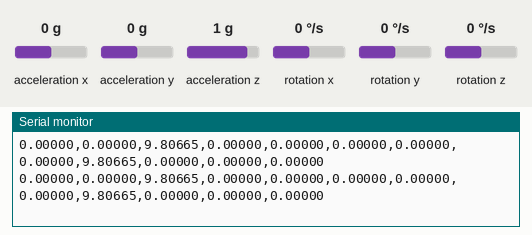
The sketch below on a simulated ESP32. On the bench: the last lines printed to the serial monitor. Wiring (inferred from the names in the program): MPU-6050 motion sensor at I2C address 0x68; MPU-6050 motion sensor at I2C address 0x69. Inputs (shaded band) come from the test bench; at power-on: acceleration x 0 g, acceleration y 0 g, acceleration z 1 g, rotation x 0 °/s, rotation y 0 °/s, rotation z 0 °/s.

Above: at 12.0 s.
12.1 s: acceleration x set to -0.8 g
At 12.6 s:
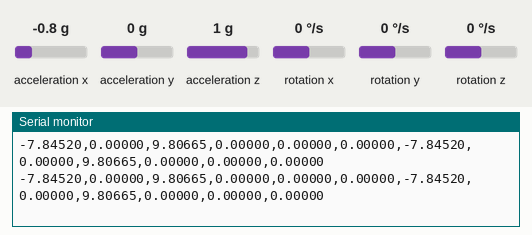
15.1 s: acceleration x set to 0 g
At 16.1 s:
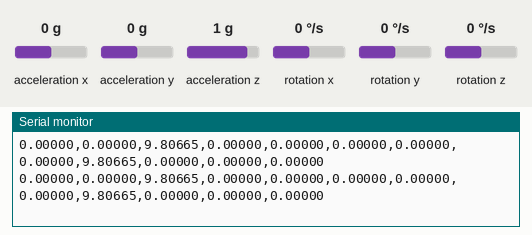
18.1 s: acceleration y set to -1.4 g
At 19.0 s:
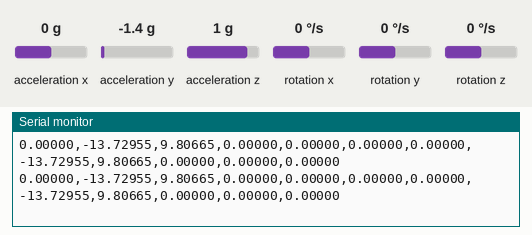
19.6 s: acceleration z set to -1.4 g
At 20.4 s:
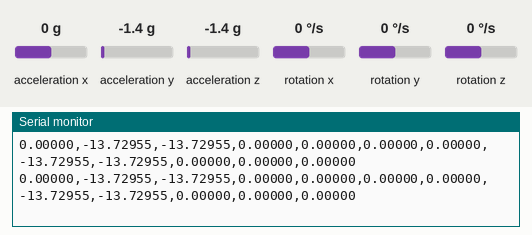
21.1 s: rotation x set to -192 °/s
At 22.2 s:
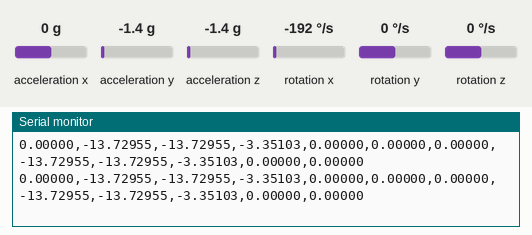

The sketch:

main.ino
```cpp
/**
 * @brief ESP32 main loop for dual-IMU orientation tracking.
 *
 * Reads two MPU6050 IMUs, sends both measurements via BLE or Serial.
 */

#include <Arduino.h>
#include "MPU6050.h"
// #include "BLEManager.h"

MPU6050 imuUpper(0x68);
MPU6050 imuForearm(0x69);

void setup() {
    Serial.begin(115200);
    delay(500);

    bool okUpper   = imuUpper.begin(A4, A5);
    bool okForearm = imuForearm.begin(A4, A5);

    Serial.printf("Upper IMU:   %s\n", okUpper   ? "OK" : "FAIL");
    Serial.printf("Forearm IMU: %s\n", okForearm ? "OK" : "FAIL");

    delay(1000);
    Serial.println("Place IMUs flat and keep them still... calibrating in 2s");
    delay(2000);

    Serial.println("Calibrating upper IMU...");
    imuUpper.calibrate(1000);

    Serial.println("Calibrating forearm IMU...");
    imuForearm.calibrate(1000);

    Serial.println("Calibration done.");

    // bool okBLE = initBLE("NanoESP32");
    // Serial.printf("BLE Connection: %s\n", okBLE ? "OK" : "FAIL");
}

void loop() {

    float ax1, ay1, az1, gx1, gy1, gz1;
    float ax2, ay2, az2, gx2, gy2, gz2;

    imuUpper.readAccelms2(ax1, ay1, az1);
    imuUpper.readGyroRads(gx1, gy1, gz1);

    imuForearm.readAccelms2(ax2, ay2, az2);
    imuForearm.readGyroRads(gx2, gy2, gz2);

    // Serial.print("ax1:"); Serial.print(ax1);
    // Serial.print(" ay1:"); Serial.print(ay1);
    // Serial.print(" az1:"); Serial.print(az1);

    // Serial.print(" gx1:"); Serial.print(gx1);
    // Serial.print(" gy1:"); Serial.print(gy1);
    // Serial.print(" gz1:"); Serial.print(gz1);

    // Serial.print(" ax2:"); Serial.print(ax2);
    // Serial.print(" ay2:"); Serial.print(ay2);
    // Serial.print(" az2:"); Serial.print(az2);

    // Serial.print(" gx2:"); Serial.print(gx2);
    // Serial.print(" gy2:"); Serial.print(gy2);
    // Serial.print(" gz2:"); Serial.println(gz2);

    // updateBLEIMU(
    //     ax1, ay1, az1, gx1, gy1, gz1,
    //     ax2, ay2, az2, gx2, gy2, gz2
    // );

    Serial.printf("%.5f,%.5f,%.5f,%.5f,%.5f,%.5f,%.5f,%.5f,%.5f,%.5f,%.5f,%.5f\n",
                ax1, ay1, az1, gx1, gy1, gz1,
                ax2, ay2, az2, gx2, gy2, gz2);

    delay(20);
}
```

BLEManager.cpp
```cpp
#include "BLEManager.h"
#include <BLEDevice.h>
#include <BLEServer.h>
#include <BLEUtils.h>
#include <BLE2902.h>

namespace {
    BLECharacteristic* pCharacteristic = nullptr;
    bool deviceConnected = false;

    class ServerCallbacks : public BLEServerCallbacks {
      void onConnect(BLEServer* pServer) override {
        deviceConnected = true;
      }
      void onDisconnect(BLEServer* pServer) override {
        deviceConnected = false;
        pServer->startAdvertising();
      }
    };
}

bool initBLE(const char* deviceName) {
    BLEDevice::init(deviceName);

    BLEServer* pServer = BLEDevice::createServer();
    pServer->setCallbacks(new ServerCallbacks());

    BLEService* pService = pServer->createService("180A");

    pCharacteristic = pService->createCharacteristic(
        "2A57",
        BLECharacteristic::PROPERTY_READ |
        BLECharacteristic::PROPERTY_NOTIFY
    );

    pCharacteristic->addDescriptor(new BLE2902());
    pCharacteristic->setValue("Hello!");

    pService->start();

    BLEAdvertising* pAdvertising = BLEDevice::getAdvertising();
    pAdvertising->addServiceUUID("180A");
    BLEDevice::startAdvertising();
    return true;
}

void updateBLEIMU(float ax1, float ay1, float az1,
                  float gx1, float gy1, float gz1,
                  float ax2, float ay2, float az2,
                  float gx2, float gy2, float gz2) {
    if (!deviceConnected || pCharacteristic == nullptr) return;

    String msg =
        String(ax1, 6) + "," +
        String(ay1, 6) + "," +
        String(az1, 6) + "," +
        String(gx1, 6) + "," +
        String(gy1, 6) + "," +
        String(gz1, 6) + "," +
        String(ax2, 6) + "," +
        String(ay2, 6) + "," +
        String(az2, 6) + "," +
        String(gx2, 6) + "," +
        String(gy2, 6) + "," +
        String(gz2, 6);

    pCharacteristic->setValue(msg.c_str());
    pCharacteristic->notify();
}
```

BLEManager.h
```cpp
#ifndef BLE_MANAGER_H
#define BLE_MANAGER_H

#include <Arduino.h>

/**
 * @brief Initialize BLE with the given device name.
 * @return true if initialization was successful, false otherwise.
 */
bool initBLE(const char* deviceName = "NanoESP32");

/**
 * @brief Send two IMU measurements over BLE.
 *
 * Payload format (CSV, UTF-8):
 *   ax1,ay1,az1,gx1,gy1,gz1,ax2,ay2,az2,gx2,gy2,gz2
 *
 * Units:
 *   accel: m/s^2
 *   gyro:  rad/s
 */
void updateBLEIMU(float ax1, float ay1, float az1,
                  float gx1, float gy1, float gz1,
                  float ax2, float ay2, float az2,
                  float gx2, float gy2, float gz2);

#endif
```

MPU6050.cpp
```cpp
#include "MPU6050.h"

static constexpr float ACC_SENS = 16384.0f;
static constexpr float GYR_SENS = 131.0f;

MPU6050::MPU6050(uint8_t addr) : _addr(addr) {}

bool MPU6050::begin(int sda, int scl) {
    static bool wireInitialized = false;
    if (!wireInitialized) {
        Wire.begin(sda, scl);
        wireInitialized = true;
    }

    Wire.beginTransmission(_addr);
    Wire.write(0x6B);
    Wire.write(0x00);
    return (Wire.endTransmission() == 0);
}

void MPU6050::readAccel(int16_t &ax, int16_t &ay, int16_t &az) {
    Wire.beginTransmission(_addr);
    Wire.write(0x3B);
    Wire.endTransmission(false);

    Wire.requestFrom((int)_addr, 6, true);

    ax = (Wire.read() << 8) | Wire.read();
    ay = (Wire.read() << 8) | Wire.read();
    az = (Wire.read() << 8) | Wire.read();
}

void MPU6050::readGyro(int16_t &gx, int16_t &gy, int16_t &gz) {
    Wire.beginTransmission(_addr);
    Wire.write(0x43);
    Wire.endTransmission(false);

    Wire.requestFrom((int)_addr, 6, true);

    gx = (Wire.read() << 8) | Wire.read();
    gy = (Wire.read() << 8) | Wire.read();
    gz = (Wire.read() << 8) | Wire.read();
}

void MPU6050::readAccelG(float &ax, float &ay, float &az) {
    int16_t rx, ry, rz;
    readAccel(rx, ry, rz);

    ax = (static_cast<float>(rx) - ax_bias) / ACC_SENS;
    ay = (static_cast<float>(ry) - ay_bias) / ACC_SENS;
    az = (static_cast<float>(rz) - az_bias) / ACC_SENS;
}

void MPU6050::readGyroDPS(float &gx, float &gy, float &gz) {
    int16_t rx, ry, rz;
    readGyro(rx, ry, rz);

    gx = (static_cast<float>(rx) - gx_bias) / GYR_SENS;
    gy = (static_cast<float>(ry) - gy_bias) / GYR_SENS;
    gz = (static_cast<float>(rz) - gz_bias) / GYR_SENS;
}

void MPU6050::readAccelms2(float &ax, float &ay, float &az) {
    float ax_g, ay_g, az_g;
    readAccelG(ax_g, ay_g, az_g);

    constexpr float G = 9.80665f;
    ax = ax_g * G;
    ay = ay_g * G;
    az = az_g * G;
}

void MPU6050::readGyroRads(float &gx, float &gy, float &gz) {
    float gx_dps, gy_dps, gz_dps;
    readGyroDPS(gx_dps, gy_dps, gz_dps);

    constexpr float DEG2RAD = 0.017453292519943295f;
    gx = gx_dps * DEG2RAD;
    gy = gy_dps * DEG2RAD;
    gz = gz_dps * DEG2RAD;
}

void MPU6050::calibrate(int samples) {
    int32_t ax_sum = 0, ay_sum = 0, az_sum = 0;
    int32_t gx_sum = 0, gy_sum = 0, gz_sum = 0;

    for (int i = 0; i < samples; ++i) {
        int16_t ax, ay, az;
        int16_t gx, gy, gz;

        readAccel(ax, ay, az);
        readGyro(gx, gy, gz);

        ax_sum += ax;
        ay_sum += ay;
        az_sum += az;

        gx_sum += gx;
        gy_sum += gy;
        gz_sum += gz;

        delay(2);
    }

    float ax_avg = static_cast<float>(ax_sum) / samples;
    float ay_avg = static_cast<float>(ay_sum) / samples;
    float az_avg = static_cast<float>(az_sum) / samples;

    float gx_avg = static_cast<float>(gx_sum) / samples;
    float gy_avg = static_cast<float>(gy_sum) / samples;
    float gz_avg = static_cast<float>(gz_sum) / samples;

    ax_bias = ax_avg;
    ay_bias = ay_avg;
    az_bias = az_avg - ACC_SENS;

    gx_bias = gx_avg;
    gy_bias = gy_avg;
    gz_bias = gz_avg;
}
```

MPU6050.h
```cpp
#ifndef MPU6050_H
#define MPU6050_H

#include <Arduino.h>
#include <Wire.h>

class MPU6050 {
public:
    /**
    * @brief Construct a new MPU6050 object
    */
    MPU6050(uint8_t addr = 0x68);

    /**
    * @brief Initialize the MPU6050 sensor
    * @return true if initialization is successful, false otherwise
    */
    bool begin(int sda = 21, int scl = 22);

    /**
     * @brief Read raw accelerometer values
     */
    void readAccel(int16_t &ax, int16_t &ay, int16_t &az);


    /**
     * @brief Read raw gyroscope values
     */
    void readGyro(int16_t &gx, int16_t &gy, int16_t &gz);

    /**
     * @brief Read accelerometer values scaled to 'g'
     */
    void readAccelG(float &ax, float &ay, float &az);

    /**
     * @brief Read gyroscope values scaled to deg/s
     */
    void readGyroDPS(float &gx, float &gy, float &gz);

    /**
     * @brief Read accelerometer values scaled to m/s²
     */
    void readAccelms2(float &ax, float &ay, float &az);

    /**
     * @brief Read gyroscope values scaled to rad/s
     */
    void readGyroRads(float &gx, float &gy, float &gz);


    /**
     * @brief Calibration function to determine and set biases for accelerometer and gyroscope
     */
    void calibrate(int samples = 1000);

private:
    uint8_t _addr;
    float ax_bias = 0.0f;
    float ay_bias = 0.0f;
    float az_bias = 0.0f;
    float gx_bias = 0.0f;
    float gy_bias = 0.0f;
    float gz_bias = 0.0f;
};

#endif
```

Measured:
- after the input at 12.1 s, the serial monitor: prints a new line at once (image 1)
- after the input at 15.1 s, the serial monitor: prints a new line at once (image 2)
- after the input at 18.1 s, the serial monitor: prints a new line at once (image 3)
- after the input at 19.6 s, the serial monitor: prints a new line at once (image 4)
- after the input at 21.1 s, the serial monitor: prints a new line at once (image 5)
